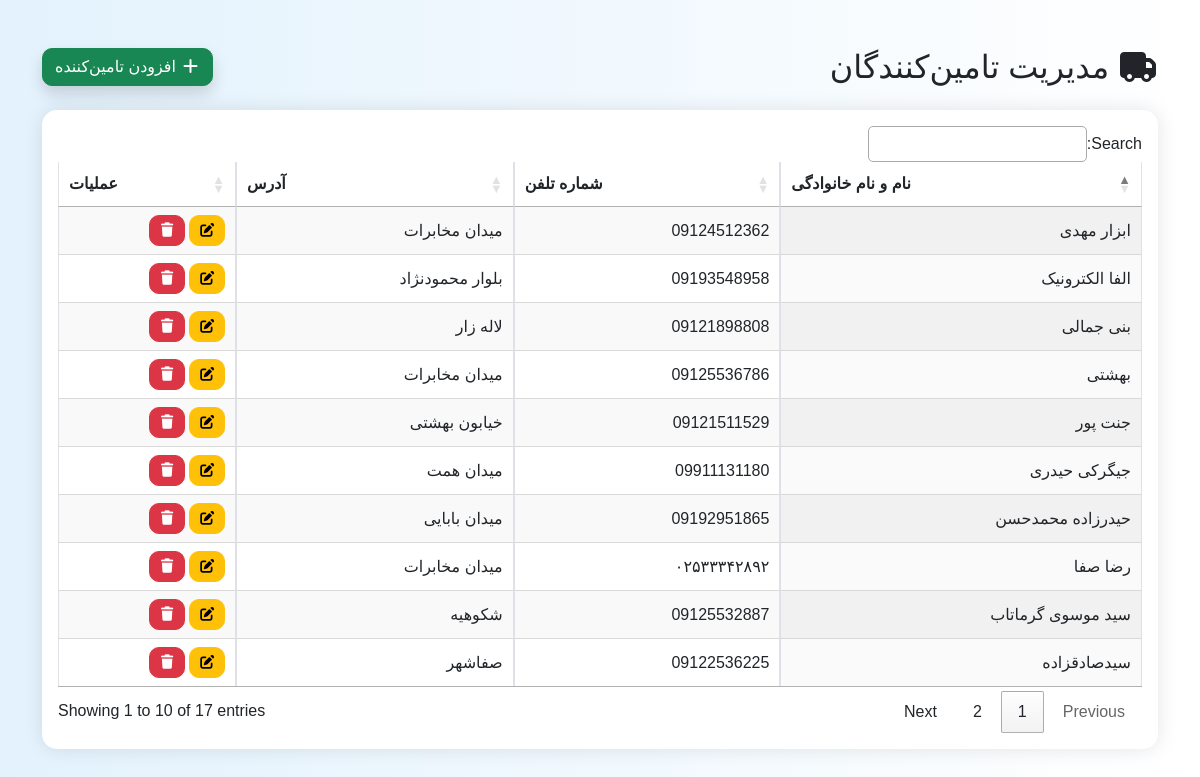
/suppliers.php, run on the app's committed database.
### tables this page shows
CREATE TABLE `suppliers` (
  `id` int(11) NOT NULL,
  `name` varchar(100) DEFAULT NULL,
  `phone` varchar(15) DEFAULT NULL,
  `address` text DEFAULT NULL
);

### suppliers.php (the view, shortened to what this page needs)
<?php
global $conn;
$sql = "SELECT * FROM suppliers";
$result = $conn->query($sql);
?>
<!DOCTYPE html>
<html lang="fa" dir="rtl">
<head>
    <link href="https://cdn.jsdelivr.net/npm/bootstrap@5.3.0/dist/css/bootstrap.rtl.min.css" rel="stylesheet">
    <link rel="stylesheet" href="https://cdn.datatables.net/1.13.4/css/jquery.dataTables.min.css">
    <link rel="stylesheet" href="https://cdn.datatables.net/buttons/2.3.6/css/buttons.dataTables.min.css">
    <link href="https://cdn.jsdelivr.net/npm/@fortawesome/fontawesome-free/css/all.min.css" rel="stylesheet">
</head>
<body>
<div class="container py-5">
    <div class="d-flex justify-content-between align-items-center mb-4">
        <h2 class="mb-0"><i class="fas fa-truck"></i> مدیریت تامین‌کنندگان</h2>
        <button class="btn btn-success shadow" data-bs-toggle="modal" data-bs-target="#addModal"><i class="fas fa-plus"></i> افزودن تامین‌کننده</button>
    </div>
    <div class="card">
        <div class="card-body">
            <table id="suppliersTable" class="display nowrap table table-bordered" style="width:100%">
                <thead>
                <tr>
                    <th>نام و نام خانوادگی</th>
                    <th>شماره تلفن</th>
                    <th>آدرس</th>
                    <th style="width: 140px;">عملیات</th>
                </tr>
                </thead>
                <tbody>
                <?php while($row = $result->fetch_assoc()): ?>
                    <tr>
                        <td><?php echo htmlspecialchars($row['name']); ?></td>
                        <td><?php echo htmlspecialchars($row['phone']); ?></td>
                        <td><?php echo htmlspecialchars($row['address']); ?></td>
                        <td>
                            <button class="btn btn-sm btn-warning" onclick="editSupplier(<?php echo $row['id']; ?>, '<?php echo addslashes($row['name']); ?>', '<?php echo addslashes($row['phone']); ?>', '<?php echo addslashes($row['address']); ?>')"><i class="fas fa-edit"></i></button>
                            <button class="btn btn-sm btn-danger" onclick="deleteSupplier(<?php echo $row['id']; ?>)"><i class="fas fa-trash"></i></button>
                        </td>
                    </tr>
                <?php endwhile; ?>
                </tbody>
            </table>
        </div>
    </div>
</div>
</body>
</html>

### suppliers.php (style rules this page uses)
body { background: linear-gradient(to right, #e3f2fd, #ffffff); font-family: 'IRANSans', sans-serif; }
.card { border: none; box-shadow: 0 0 20px rgba(0,0,0,0.1); border-radius: 15px; }
.btn { border-radius: 10px; }
.table thead { background-color: #0d6efd; color: white; }

### data on the page
suppliers: name "بنی جمالی", phone "09121898808", address "لاله زار"
suppliers: name "جنت پور", phone "09121511529", address "خیابون بهشتی"
suppliers: name "بهشتی", phone "09125536786", address "میدان مخابرات"
suppliers: name "الفا الکترونیک", phone "09193548958", address "بلوار محمودنژاد"
suppliers: name "ابزار مهدی", phone "09124512362", address "میدان مخابرات"
suppliers: name "سیدصادقزاده", phone "09122536225", address "صفاشهر"
suppliers: name "سید موسوی گرماتاب", phone "09125532887", address "شکوهیه"
suppliers: name "جیگرکی حیدری", phone "09911131180", address "میدان همت"
suppliers: name "حیدرزاده محمدحسن", phone "09192951865", address "میدان بابایی"
suppliers: name "رضا صفا", phone "۰۲۵۳۳۳۴۲۸۹۲", address "میدان مخابرات"
